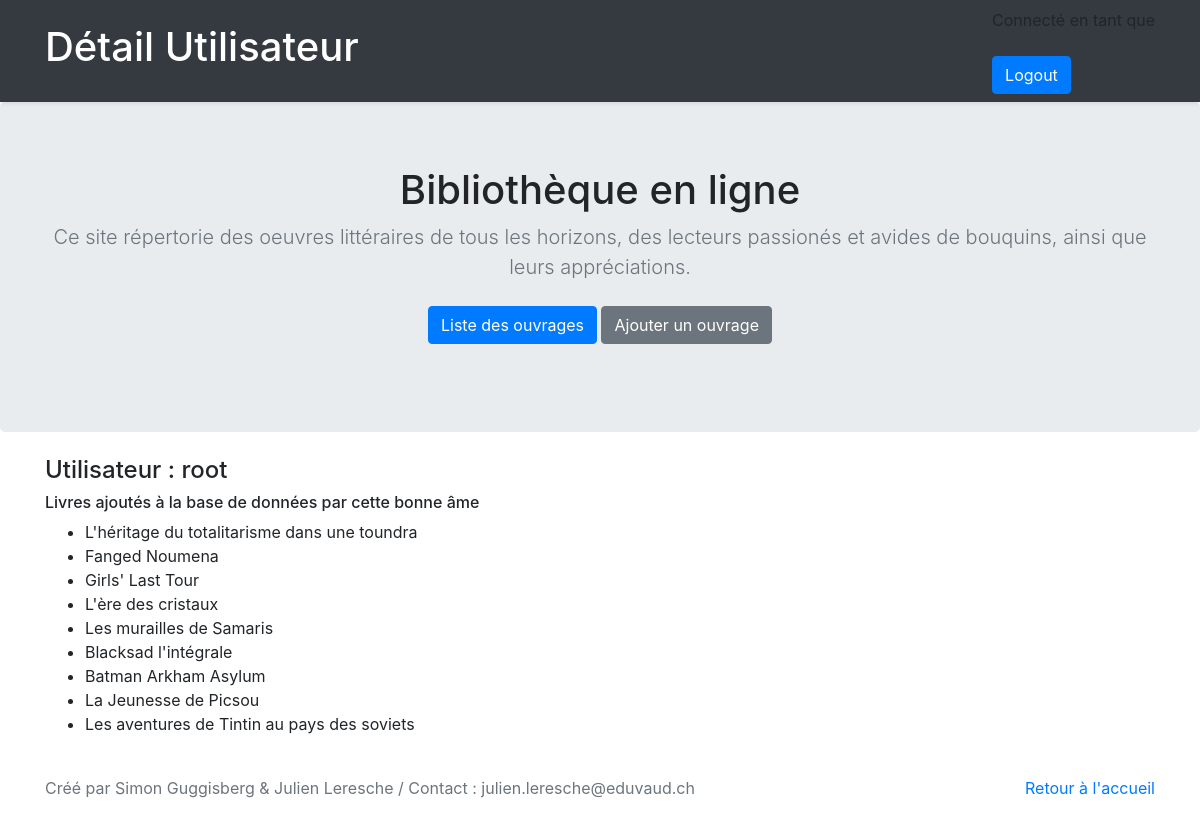
The page /controller/userDetail.php?idUser=2 (signed in) on the database its author committed.
### tables this page shows
CREATE TABLE `t_user` (
  `idUser` int(11) NOT NULL,
  `usePseudo` varchar(50) NOT NULL,
  `usePassword` varchar(200) NOT NULL
);

CREATE TABLE `t_book` (
  `idBook` int(11) NOT NULL,
  `booTitle` varchar(200) NOT NULL,
  `booNbrPages` int(11) NOT NULL,
  `booExcerptLink` varchar(50) NOT NULL,
  `booSummary` varchar(200) NOT NULL,
  `booYearEdited` int(11) NOT NULL,
  `booAverageNotes` float NOT NULL,
  `booCoverLink` varchar(50) NOT NULL,
  `idAuthor` int(11) NOT NULL,
  `idUser` int(11) NOT NULL,
  `idEditor` int(11) NOT NULL,
  `idCategory` int(11) NOT NULL
);

### model/database.php (called while the page is built, shortened)
<?php
class Database
{
    private $connector;
    public function __construct()
    {
        try {
            $host = $GLOBALS['database']['host'];
            $dbname = $GLOBALS['database']['dbname'];
            $charset = $GLOBALS['database']['charset'];
            $username = $GLOBALS['database']['username'];
            $password = $GLOBALS['database']['password'];
            $this->connector = new PDO('mysql:host=' . $host . ';dbname=' . $dbname . ';charset=' . $charset . '', $username, $password);
        } catch (PDOException $e) {
            die('Erreur : ' . $e->getMessage());
        }
    }
    private function querySimpleExecute($query)
    {
        $req = $this->connector->query($query);
        return $req;
    }
    private function formatData($req)
    {
        return $req->fetchALL(PDO::FETCH_ASSOC);
    }
    function getUsernameByUserId($userId): string
    {
        $req = $this->querySimpleExecute("select usePseudo from t_user where idUser = $userId");
        $result = $this->formatData($req)[0]['usePseudo'];
        return $result;
    }
    function getBooksByUserId(int $userId): array
    {
        $req = $this->querySimpleExecute("select * from t_book where idUser = $userId");
        $result = $this->formatData($req);
        return $result;
    }
}

### controller/userDetail.php (the view, shortened to what this page needs)
<?php
include_once 'functions.php';
include_once '../model/Database.php';
$database = new Database();
if(isset($_SESSION['isConnected']))
{
    if (key_exists('idUser', $_GET)) {
        echo '<div class="container"><br>
                    <h4>Utilisateur : ' . $database->getUsernameByUserId($_GET['idUser']) . '</h4>
                    <h6>Livres ajoutés à la base de données par cette bonne âme</h6>
                    <ul>';
        $books = $database->getBooksByUserId($_GET['idUser']);
        foreach ($books as $book) {
            echo '<li>' . $book['booTitle'] . '</li>';
        }
        echo '</ul><br></div>';
    }
} else {
    $view = file_get_contents('../view/page/forbiddenAccessMessage.html');
    ob_start();
    eval('?>' . $view);
    echo ob_get_clean();
}

### rows shown on the page
t_user: usePseudo "root"
t_book: booTitle "L'héritage du totalitarisme dans une toundra"
t_book: booTitle "Fanged Noumena"
t_book: booTitle "Girls' Last Tour"
t_book: booTitle "L'ère des cristaux"
t_book: booTitle "Les murailles de Samaris"
t_book: booTitle "Blacksad l'intégrale"
t_book: booTitle "Batman Arkham Asylum"
t_book: booTitle "La Jeunesse de Picsou"
t_book: booTitle "Les aventures de Tintin au pays des soviets"
